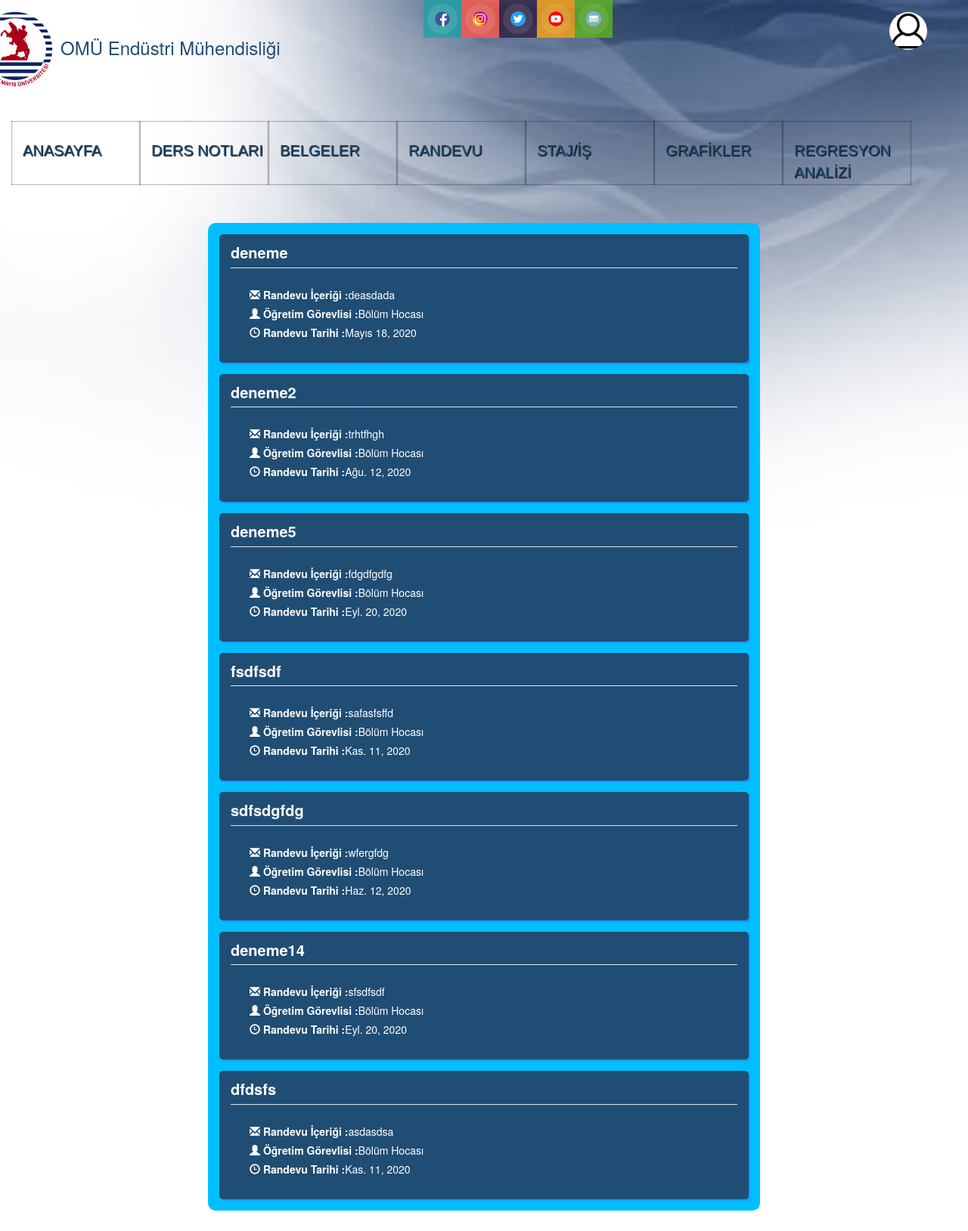
/randevu/list/ (signed in), run on the app's committed database.
### randevu/models.py (models this page shows, shortened)
class randevuMezun(models.Model):
    randevuBaslik = models.CharField(max_length=100, null=False, verbose_name='Randevu Sebebi', blank=False)
    randevuIcerik = models.TextField(null=False, blank=False, verbose_name='Randevu İçeriği')
    randevuTarihi = models.DateField(null=False, blank=False)
    randevuTalepTarihi = models.DateTimeField(verbose_name='Randevunun Oluşturulma Tarihi', auto_now_add=True)
    randevuSender = models.CharField(max_length=250)
    mail = models.EmailField()
    ogretimGorevlisi = models.CharField(max_length=100, null=False, blank=False)

class randevuOgrenci(models.Model):
    randevuBaslik = models.CharField(max_length=100, null=False, verbose_name='Randevu Sebebi', blank=False)
    randevuIcerik = models.TextField(null=False, blank=False, verbose_name='Randevu İçeriği')
    randevuTarihi = models.DateField(null=False, blank=False)
    randevuTalepTarihi = models.DateTimeField(verbose_name='Randevunun Oluşturulma Tarihi', auto_now_add=True)
    randevuSender = models.CharField(max_length=250)
    mail = models.EmailField()
    ogretimGorevlisi = models.CharField(max_length=100, null=False, blank=False)

### randevu/views.py (the view)
def randevu_list(request):
    for grup in request.user.groups.all():
        if grup.name == 'Mezun':
            mezunRandevu = randevuMezun.objects.filter(mail=request.user.email)
            return render(request, 'randevu/list.html', {'mezunRandevu': mezunRandevu})
        if grup.name == 'Öğrenci':
            ogrenciRandevu = randevuOgrenci.objects.filter(mail=request.user.email)
            return render(request, 'randevu/list.html', {'ogrenciRandevu': ogrenciRandevu})
        if grup.name == 'Öğretim Görevlisi':
            hoca = OgretimGorevlisi.objects.get(user=request.user)
            mezunRandevu = randevuMezun.objects.filter(ogretimGorevlisi=request.user.get_full_name())
            ogrenciRandevu = randevuOgrenci.objects.filter(ogretimGorevlisi=request.user.get_full_name())
            hoca.oncekiGirisRandevu = datetime.datetime.now(tz=timezone.utc)
            hoca.save()
            return render(request, 'randevu/list.html',{'ogrenciRandevu': ogrenciRandevu, 'mezunRandevu': mezunRandevu})

### templates/randevu/list.html (shortened to what this page needs)
{% extends 'base.html' %}
{% load static %}
{% block body %}
    <div class="container" style="margin-top: 50px; margin-bottom: 50px; background-color:deepskyblue; width: 730px; -webkit-border-radius: 10px; -moz-border-radius: 10px; border-radius: 10px 10px 10px 10px;">
    {% for grup in user.groups.all%}
        {% if grup.name == 'Öğretim Görevlisi' %}
            {% for mezunRandevular in mezunRandevu %}
                <div class="container"
                    style="background-color:#204d74; width: 700px; margin-bottom: 15px; margin-top: 15px; color: white; -webkit-border-radius: 5px; -moz-border-radius: 5px; border-radius: 5px 5px 5px 5px; -moz-box-shadow: 2px 2px 2px #1E90FF; -webkit-box-shadow: 2px 2px 2px #1E90FF;">
                    <a href="{% url 'randevu:detay' mezunRandevular.id 1 %}"><legend><b><p style="margin-top: 10px; margin-bottom: 5px; font-size: 20px; color: white;">
                        {{mezunRandevular.randevuBaslik}}</p>
                    </b></legend></a>
                    <div class="row" style="margin-left: 5px; font-size: 14px">
                        <div class="form-group row col-lg-10" style="margin-top: 5px;">
                            <p>
                                <span class="glyphicon glyphicon-envelope" style="margin-left: 20px;"></span>
                                <label>Randevu İçeriği : </label>{{mezunRandevular.randevuIcerik}}<br>
                                <span class="glyphicon glyphicon-user" style="margin-left: 20px;"></span>
                                <label>Öğretim Görevlisi : </label>{{mezunRandevular.ogretimGorevlisi}}<br>
                                <span class="glyphicon glyphicon-time" style="margin-left: 20px;"></span>
                                <label>Randevu Tarihi : </label>{{mezunRandevular.randevuTarihi}}
                            </p>
                        </div>
                        <div class="col-lg-2">
                        <br>
                        </div>
                    </div>
                </div>
            {% endfor %}
            {% for ogrenciRandevu in ogrenciRandevu %}
                <div class="container"
                    style="background-color:#204d74; width: 700px; margin-bottom: 15px; margin-top: 15px; color: white; -webkit-border-radius: 5px; -moz-border-radius: 5px; border-radius: 5px 5px 5px 5px; -moz-box-shadow: 2px 2px 2px #1E90FF; -webkit-box-shadow: 2px 2px 2px #1E90FF;">
                    <a href="{% url 'randevu:detay' ogrenciRandevu.id 0 %}"><legend><b><p style="margin-top: 10px; margin-bottom: 5px; font-size: 20px; color: white;">
                        {{ogrenciRandevu.randevuBaslik}}</p>
                    </b></legend></a>
                    <div class="row" style="margin-left: 5px; font-size: 14px">
                        <div class="form-group row col-lg-10" style="margin-top: 5px;">
                            <p>
                                <span class="glyphicon glyphicon-envelope" style="margin-left: 20px;"></span>
                                <label>Randevu İçeriği : </label>{{ogrenciRandevu.randevuIcerik}}<br>
                                <span class="glyphicon glyphicon-user" style="margin-left: 20px;"></span>
                                <label>Öğretim Görevlisi : </label>{{ogrenciRandevu.ogretimGorevlisi}}<br>
                                <span class="glyphicon glyphicon-time" style="margin-left: 20px;"></span>
                                <label>Randevu Tarihi : </label>{{ogrenciRandevu.randevuTarihi}}
                            </p>
                        </div>
                    </div>
                </div>
            {% endfor %}
        {% endif %}
    {% endfor %}
    </div>
{% endblock %}

### templates/base.html (shortened to what this page needs)
{% load static %}
<!DOCTYPE html>
<html lang="tr">
<head>
    <link rel="stylesheet" href="{% static 'css/bootstrap.min.css' %}" type="text/css">
    <link rel="stylesheet" href="{% static 'css/body.css' %}" type="text/css">
    <link rel="stylesheet" href="{% static 'css/menu2.css' %}" type="text/css">
    <link rel="stylesheet" href="{% static 'css/menu.css' %}" type="text/css">
    <link rel="stylesheet" href="{% static 'css/footer.css' %}" type="text/css">
    <link rel="stylesheet" href="{% static 'css/sosyalmedya.css' %}" type="text/css">
    <link rel="stylesheet" href="{% static 'css/profil.css' %}" type="text/css">
    {% include 'base/css.html' %}
</head>
<body style="">
<div class="container">
    <div class="col-lg-1">
        <div class="logo"><img id="logo" src="{% static 'images/omu-logotr.png' %}"/></div>
    </div>
    <div class="col-lg-4">
        <br>
        <h3 id="baslik" class="title">OMÜ Endüstri Mühendisliği</h3>
    </div>
    <div class="col-lg-3">
        <ul class="nav">
            <a href="https://www.facebook.com/omuendustri/" target="_blank">
                <li class="hm">
                    <img class="icon" src="{% static 'images/facebook.png' %}" alt="">
                </li>
            </a>
            <a href="https://www.instagram.com/omuendustri/" target="_blank">
            <li class="fb">
                <img class="icon" src="{% static 'images/instagram.png' %}" alt="">
            </li>
            </a>
            <a href="https://twitter.com/emmtomu" target="_blank">
            <li class="gp">
                <img class="icon" src="{% static 'images/twitter.png' %}" alt="">
            </li>
            </a>
            <a href="https://www.youtube.com/channel/UCCdABDcBJFOBnN6jZbnlChw" target="_blank">
            <li class="tw">
                <img class="icon" src="{% static 'images/youtube.png' %}" alt="">
            </li>
            </a>
            <li class="cl">
                <img class="icon" src="{% static 'images/mail.png' %}" alt="">
            </li>
        </ul>
    </div>
    <div class="dropdown1 col-lg-1" id="dropdown1">
        <button class="btn3 btn-default dropdown-toggle" type="button" id="dropdownMenu1" data-toggle="dropdown"
                aria-haspopup="true" aria-expanded="true">
            <center><img id="avatar" src="{% static 'images/user.jpg' %}"></center>
        </button>
    </div>
</div>
{% for g in user.groups.all %}
{% if g.name == 'Öğretim Görevlisi' %}
<div id="deneme" class="container">
    <ul id="sdt_menu" class="sdt_menu">
        <li>
            <a href="{% url 'anasayfa' %}">
                <span class="sdt_wrap">
              <span class="sdt_link" style="color:#204d74;">ANASAYFA</span>
            </span>
            </a>
        </li>
        <li>
            <a href="#">
                <span class="sdt_wrap">
              <span class="sdt_link" style="color:#204d74">DERS NOTLARI</span>
            </span>
            </a>
        </li>
        <li>
            <a href="#">
                <span class="sdt_wrap">
            <span class="sdt_link" style="color:#204d74;">BELGELER
                </span>
            </span>
            </a>
        </li>
        <li>
            <a href="{% url 'randevu:list' %}">
                <span class="sdt_wrap">
                <span class="sdt_link" style="color:#204d74">RANDEVU
                    </span>
                </span>
            </a>
        </li>
        <li>
            <a href="#">
                <span class="sdt_wrap">
              <span class="sdt_link" style="color:#204d74;">STAJ/İŞ
              </span>
            </span>
            </a>
        </li>
        <li>
            <a href="{% url 'charts' %}">
                <span class="sdt_wrap">
              <span class="sdt_link" style="color:#204d74;">Grafikler</span>
            </span>
            </a>
        </li>
        <li>
            <a href="{% url 'machine:machine' %}">
                <span class="sdt_wrap">
              <span class="sdt_link" style="color:#204d74;">Regresyon Analizi</span>
            </span>
            </a>
        </li>
    </ul>
</div>
{% endif %}
{% endfor %}
{% block body %}
{% endblock %}
</body>
</html>

### static/css/body.css (style rules this page uses)
body { background-image: url('/static/images/arkaplan6.jpeg'); background-repeat: no-repeat; background-position: top center; background-attachment: fixed; background-size: cover; -webkit-background-size: cover; -moz-background-size: cover; -o-background-size: cover; margin: 0; padding: 0; font-family:Arial; }

### static/css/menu2.css (style rules this page uses)
ul.sdt_menu { margin:0; padding:0; list-style: none; font-family:"Myriad Pro", "Trebuchet MS", sans-serif; font-size:14px; width:1020px; }
ul.sdt_menu a { text-decoration:none; outline:none; }
ul.sdt_menu li { float:left; width:170px; height:85px; position:relative; cursor:pointer; }
ul.sdt_menu li > a { position:absolute; top:0px; left:0px; width:170px; height:85px; z-index:12; background:transparent url(../images/overlay.png) no-repeat bottom right; -moz-box-shadow:0px 0px 2px #000 inset; -webkit-box-shadow:0px 0px 2px #000 inset; box-shadow:0px 0px 2px #000 inset; }
ul.sdt_menu li span.sdt_wrap { position:absolute; top:25px; left:0px; width:170px; height:60px; z-index:15; }
ul.sdt_menu li span span.sdt_link, ul.sdt_menu li span span.sdt_descr, ul.sdt_menu li div.sdt_box a { margin-left:15px; text-transform:uppercase; text-shadow:1px 1px 1px #000; }
ul.sdt_menu li span span.sdt_link { color:#fff; font-size:24px; float:left; clear:both; }

### static/css/menu.css (style rules this page uses)
#deneme { width: 100%; }
#deneme ul li a span { font-size: 20px; }
ul.sdt_menu { margin-top:40px; width: auto; height: 70px; }

### static/css/footer.css (style rules this page uses)
#baslik { color: #204d74; margin-left: -100px; margin-top: 30px; }
#logo { width: 110px; margin-left: -120px; margin-top: 10px; }

### static/css/sosyalmedya.css (style rules this page uses)
ul li { list-style:none; }
.nav { overflow:hidden; margin:0 auto; width:750px; }
.nav li { width:50px; height:50px; display:inline-block; float:left; cursor:pointer; transition:all 0.4s; -webkit-transition:all 0.4s; -moz-transition:all 0.4s; }
img.icon { height: 20px; width: 20px; background:rgba(255, 255, 255, 0.4); border-radius:100%; margin:15px auto; display:block; transition:all 0.8s; -webkit-transition:all 0.8s; -moz-transition:all 0.8s; box-shadow: 0 0 0 30px rgba(255,255,255,0.1); -webkit-box-shadow: 0 0 0 10px rgba(255,255,255,0.1); }
.hm { background:rgba(29, 162, 168, 0.8); }
.fb { background:rgba(255, 89, 76, 0.8); }
.gp { background:rgba(47, 31, 64, 0.8); }
.tw { background:rgba(254, 162, 14, 0.8); }
.cl { background:rgba(93, 181, 29, 0.8); }

### static/css/profil.css (style rules this page uses)
#dropdown1 { margin-left: 280px; }
#avatar { width:50px; height:50px; margin-top: -5px; margin-left: -15px; border-radius:100%; }
.btn3 { width:0px; height:0px; margin-left: 60px; margin-top: 20px; border: none; border-radius:100%; background-image: url('images/arkaplan.jpg'); }

### data on the page
randevuMezun: randevuBaslik "deneme", randevuIcerik "deasdada", ogretimGorevlisi "Bölüm Hocası", randevuTarihi "Mayıs 18, 2020"
randevuMezun: randevuBaslik "deneme2", randevuIcerik "trhtfhgh", ogretimGorevlisi "Bölüm Hocası", randevuTarihi "Ağu. 12, 2020"
randevuMezun: randevuBaslik "deneme5", randevuIcerik "fdgdfgdfg", ogretimGorevlisi "Bölüm Hocası", randevuTarihi "Eyl. 20, 2020"
randevuMezun: randevuBaslik "fsdfsdf", randevuIcerik "safasfsffd", ogretimGorevlisi "Bölüm Hocası", randevuTarihi "Kas. 11, 2020"
randevuMezun: randevuBaslik "sdfsdgfdg", randevuIcerik "wfergfdg", ogretimGorevlisi "Bölüm Hocası", randevuTarihi "Haz. 12, 2020"
randevuOgrenci: randevuBaslik "deneme14", randevuIcerik "sfsdfsdf", ogretimGorevlisi "Bölüm Hocası", randevuTarihi "Eyl. 20, 2020"
randevuOgrenci: randevuBaslik "dfdsfs", randevuIcerik "asdasdsa", ogretimGorevlisi "Bölüm Hocası", randevuTarihi "Kas. 11, 2020"
